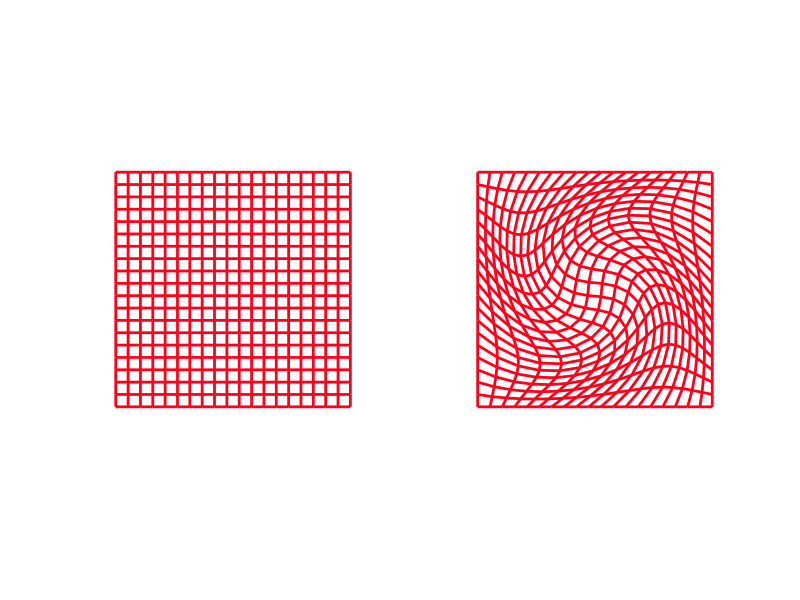

Reproduce this figure in MATLAB.
function [] = plot_square_transform
% File:      plot_square_transform.m
% Author:    Ioannis Filippidis, jfilippidis@gmail.com
% Date:      2010.09.15
% Language:  MATLAB R2010b
% Purpose:   plot diffeomorphism
% Copyright: public domain, retrieved from:
% http://en.wikipedia.org/wiki/File:Diffeomorphism_of_a_square.svg

close all

% Compute a diffeomorphism from a square to a square which leave
% the boundary fixed.

N = 20; % num of grid points
epsilon = 0.1; % displacement for each small diffeomorphism
num_comp = 15; % number of times the diffeomorphism is composed with itself

S = linspace(-1, 1, N);

[X, Y] = meshgrid(S);

Z = X; W = Y;

% take num_comp compositions of the same small diffeomorphism
for iter = 1:num_comp
  for i=1:N
     for j=1:N

        [Z(i, j), W(i, j)] = small_diffeo(Z(i, j), W(i, j), epsilon);

     end
  end
end

% graphing settings
lw = 2;
mycolor = [1, 0, 0.1];
small = 0.1;

figure;

% Initial domain
subplot(1,2,1)
%clf;
hold on;
for i=1:N
  plot(X(:, i), Y(:, i), 'linewidth', lw, 'color', mycolor);
  plot(X(i, :), Y(i, :), 'linewidth', lw, 'color', mycolor);
end
axis([-1-small, 1+small, -1-small, 1+small]);
axis equal;
axis off;

% Final domain
subplot(1,2,2)
%clf;
hold on;
for i=1:N
  plot(Z(:, i), W(:, i), 'linewidth', lw, 'color', mycolor);
  plot(Z(i, :), W(i, :), 'linewidth', lw, 'color', mycolor);
end
axis([-1-small, 1+small, -1-small, 1+small]);
axis equal;
axis off;

function [z, w] = small_diffeo(x, y, epsilon)

A1=epsilon*(cos(pi*x)+1)*(cos(pi*y)+1)/4.0;
A2=epsilon*cos(pi*x/2)*cos(pi*y/2);

A = (A1+A2)/2;

z = x +(-y)*A;
w = y +( x)*A;
